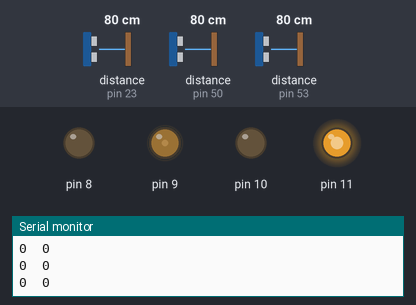
The sketch below on a simulated Arduino Mega 2560, built with avr-gcc and run on an emulated ATmega2560. On the bench: output pins drawn as LEDs (lit = HIGH), the last lines printed to the serial monitor. Dashed ring = blinking. The test bench sets the inputs (shaded band); at power-on: distance to the obstacle (sensors on pin 50, pin 23, pin 53) 80 cm. The echo pulse lasts 58.3 µs per cm.

Above: at 1.2 s.
1.3 s: distance to the obstacle (sensor on pin 50) set to 18 cm
2.8 s: distance to the obstacle (sensor on pin 50) set to 15 cm
At 3.18 s:
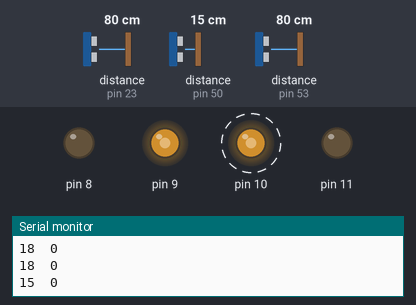
At 4.12 s:
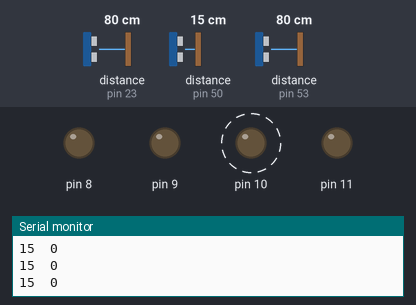
Timing chart, 0 to 11.8 s (numbered marks = the images above; inputs shaded):
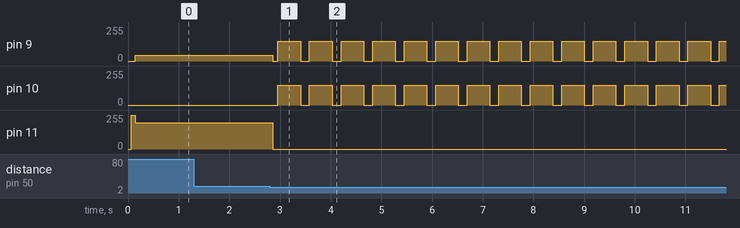

The sketch:

Wall_following_FINAL.ino
```cpp
// ---------------------------------------------------------------------------
// Example NewPing library sketch that does a ping about 20 times per second.
// ---------------------------------------------------------------------------

#include <NewPing.h>

#define TRIGGER_PIN_L  22  // Arduino pin tied to trigger pin on the ultrasonic sensor.
#define ECHO_PIN_L     23 // Arduino pin tied to echo pin on the ultrasonic sensor.
#define TRIGGER_PIN_C  48  // Arduino pin tied to trigger pin on the ultrasonic sensor.
#define ECHO_PIN_C     50 // Arduino pin tied to echo pin on the ultrasonic sensor.
#define TRIGGER_PIN_R  52  // Arduino pin tied to trigger pin on the ultrasonic sensor.
#define ECHO_PIN_R     53 // Arduino pin tied to echo pin on the ultrasonic sensor.
#define MAX_DISTANCE   40 // Maximum distance we want to ping for (in centimeters). Maximum sensor distance is rated at 400-500cm.

NewPing sonar_L(TRIGGER_PIN_L, ECHO_PIN_L, MAX_DISTANCE); // NewPing setup of pins and maximum distance.
NewPing sonar_C(TRIGGER_PIN_C, ECHO_PIN_C, MAX_DISTANCE); // NewPing setup of pins and maximum distance.
NewPing sonar_R(TRIGGER_PIN_R, ECHO_PIN_R, MAX_DISTANCE); // NewPing setup of pins and maximum distance.

int lasterror_L ;
int lasterror_R ;

void setup() {
  Serial.begin(115200); // Open serial monitor at 115200 baud to see ping results.
  pinMode(8,OUTPUT);
  pinMode(9,OUTPUT);
  pinMode(10,OUTPUT);
  pinMode(11,OUTPUT);
}

void loop() {
  wallfollowing_R();
  int positionVal_C = sonar_C.ping_cm();
  int positionVal_R = sonar_R.ping_cm();
  int positionVal_L = sonar_L.ping_cm();
  //Serial.print(positionVal_L);Serial.print("  ");Serial.print(positionVal_C);Serial.print("  ");Serial.println(positionVal_R);
}

void wallfollowing_R(){
  const float kp = 13;   //9
  const float kd = 34; //180
  const int base_speed = 120;
  const int max_speed = 255;
  const int setpoint = 14;

  delay(60); //29 min
  int positionVal_C = sonar_C.ping_cm();
  int positionVal_R = sonar_R.ping_cm();
  Serial.print(positionVal_C);Serial.print("  ");Serial.println(positionVal_R);
  if((positionVal_C <17)&&(positionVal_C !=0)){
    //halt
    digitalWrite(9,LOW);
    digitalWrite(11,LOW);
    delay(100);
    //nineleft
    analogWrite(9,150);
    analogWrite(10,150);
    delay(450);
    digitalWrite(8,LOW);
    digitalWrite(9,LOW);
    digitalWrite(10,LOW);
    digitalWrite(11,LOW);
  }
  else{
  if(positionVal_R == 0){ //auto nineright
  positionVal_R = 20;
  }
  float error = setpoint - positionVal_R;

  int motor_speed_1 = base_speed - (error*kp) - (kd*(error - lasterror_R));
  int motor_speed_2 = base_speed + (error*kp) + (kd*(error - lasterror_R));
  lasterror_R = error;

  //motor write
  if(motor_speed_1 < 0){
    motor_speed_1 = 0;
  }
  if(motor_speed_1 > max_speed){
    motor_speed_1 = max_speed;
  }
  if(motor_speed_2 < 0){
    motor_speed_2 = 0;
  }
  if(motor_speed_2 > max_speed){
    motor_speed_2 = max_speed;
  }
    digitalWrite(8,LOW);
    digitalWrite(10,LOW);
    analogWrite(11, motor_speed_1); //Serial.print(motor_speed_1); Serial.print("    ");
    analogWrite(9, motor_speed_2); //Serial.println(motor_speed_2);

  // Send ping, get distance in cm and print result (0 = outside set distance range)
  }
}

void wallfollowing_L() {
  const float kp = 13;   //9
  const float kd = 34; //180
  const int base_speed = 120;
  const int max_speed = 255;
  const int setpoint =14;

  delay(60); //29 min
  int positionVal_C = sonar_C.ping_cm();
  int positionVal_L = sonar_L.ping_cm();
  Serial.print(positionVal_L);Serial.print("  ");Serial.println(positionVal_C);
  if((positionVal_C <17)&&(positionVal_C !=0)){
    //halt
    digitalWrite(9,LOW);
    digitalWrite(11,LOW);
    delay(100);
    //nineleft
    analogWrite(8,150);
    analogWrite(11,150);
    delay(450);
    digitalWrite(8,LOW);
    digitalWrite(9,LOW);
    digitalWrite(10,LOW);
    digitalWrite(11,LOW);
  }
  else{
  if(positionVal_L == 0){ //auto nineright
  positionVal_L = 20;
  }
  float error = setpoint - positionVal_L;

  int motor_speed_1 = base_speed - (error*kp) - (kd*(error - lasterror_L));
  int motor_speed_2 = base_speed + (error*kp) + (kd*(error - lasterror_L));
  lasterror_L = error;

  //motor write
  if(motor_speed_1 < 0){
    motor_speed_1 = 0;
  }
  if(motor_speed_1 > max_speed){
    motor_speed_1 = max_speed;
  }
  if(motor_speed_2 < 0){
    motor_speed_2 = 0;
  }
  if(motor_speed_2 > max_speed){
    motor_speed_2 = max_speed;
  }

    analogWrite(9, motor_speed_1); //Serial.print(motor_speed_1); Serial.print("    ");
    analogWrite(11, motor_speed_2); //Serial.println(motor_speed_2);

  // Send ping, get distance in cm and print result (0 = outside set distance range)
  }
}
```

Measured:
- the behaviour switches between 17 and 16 cm on distance to the obstacle (sensor on pin 50) (found by bisection; images 0 and 1)
- after the input at 2.8 s, pin 9: 42/255 → 0/255 after 0.06 s, then repeats every 0.62 s: 150/255 0.45 s, 0/255 0.17 s; pin 10: alternates 150/255 for 0.45 s and 0/255 for 0.17 s, starting after 0.16 s; pin 11: 198/255 → 0/255 after 0.06 s
